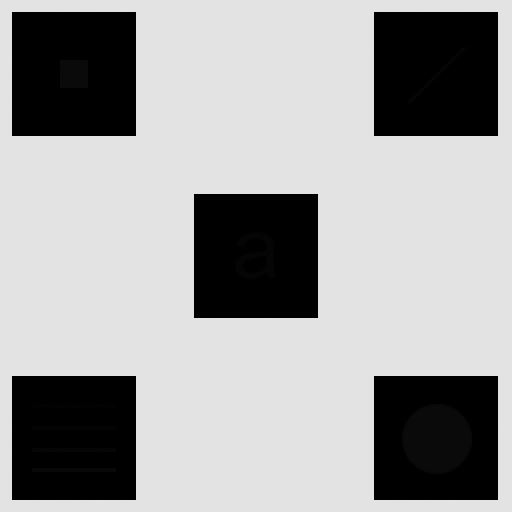
#> input picture chapter3-Intensity Transformations and Spatial Filtering/images/lhe.tif, 512 x 512 px, found by its file name
$ python 3_local_histogram_eq.py
#> lines starting #> are read from the running program, lines starting #| are printed output that depends on the picture
import cv2
import numpy as np
import matplotlib.pyplot as plt

img = cv2.imread('chapter3-Intensity Transformations and Spatial Filtering/images/lhe.tif',0)
#> img is the input picture: shape (512, 512); min 0, max 228, mean 160.7
def his_eq(ker):
    his = cv2.calcHist([ker],[0],None,[256],[0,256])
    cdf = his.cumsum()
    m,n = ker.shape[0],ker.shape[1]
    new = cdf[ker]*(255/(m*n))
    new = np.around(new)
    center = new[(m//2)+1,(n//2)+1]
    return center

def local_his_eq(img,ker_size):
    '''
    ker_size should be odd number'''
#> called with ker_size = 5
    img_shape = img.shape
#> img_shape = (512, 512)
    new_img = np.zeros_like(img)
    img = np.pad(img,((ker_size//2,ker_size//2),(ker_size//2,ker_size//2)))
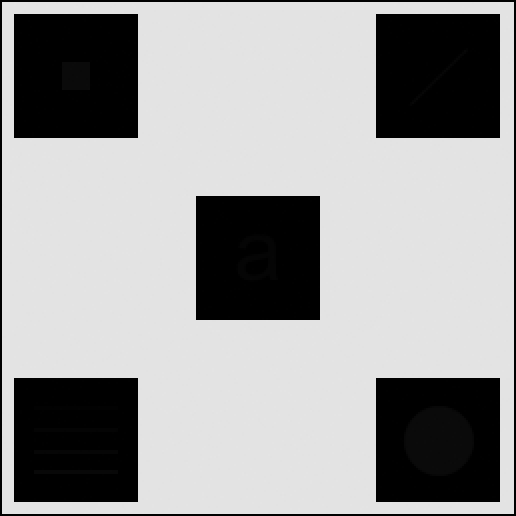
#> img: shape (516, 516); min 0, max 228, mean 158.2
    for i in range(new_img.shape[0]) :
        for j in range(new_img.shape[1]) :
            new_img[i,j] = his_eq(img[i:i+ker_size,j:j+ker_size])
#> this loop made 512 passes
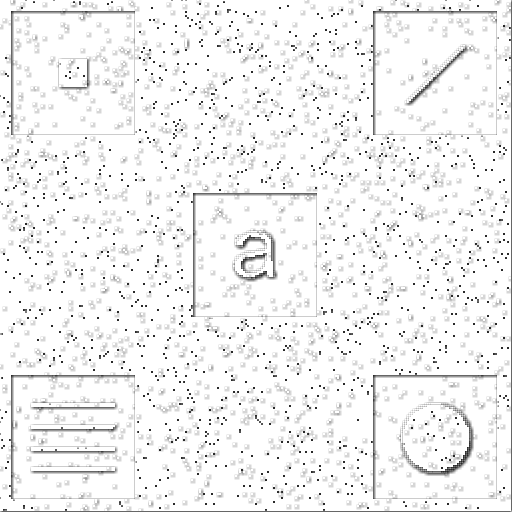
#> new_img: shape (512, 512); min 41, max 255, mean 242.4
    return new_img

new_img = local_his_eq(img,5)
plt.imshow(new_img,cmap='gray')
plt.show()
